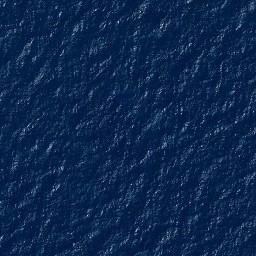
#> input picture map/75433_50859.jpg, 256 x 256 px
$ python cutter.py
#> lines starting #> are read from the running program, lines starting #| are printed output that depends on the picture
#> the answer given: map
#> in process, img is the input picture: PIL image 256x256 RGB; mean R, G, B 11.9, 39.5, 78.2
import os
from pathlib import Path
import click
from PIL import Image, ImageDraw

# A list of common image file extensions to look for.
SUPPORTED_EXTENSIONS = ('.png', '.jpg', '.jpeg', '.bmp', '.gif', '.tiff')

def create_feathered_image(image: Image.Image, square: bool, offset_x: int, offset_y: int, feather: int, shape: str, shape_padding: int) -> Image.Image:
    """
    Crops an image and applies a feathered transparency effect.

    Args:
        image (Image.Image): The input Pillow image object.
        square (bool): If True, crop to the largest possible square.
        offset_x (int): Horizontal offset for the crop.
        offset_y (int): Vertical offset for the crop.
        feather (int): The width of the feather/gradient in pixels.
        shape (str): The shape of the feathered area ('circle' or 'rectangle').
        shape_padding (int): Padding from the edge of the crop to the start of the solid shape.

    Returns:
        Image.Image: The processed image with feathering, in RGBA mode.
    """
#> called with square = True, offset_x = 0, offset_y = 0, feather = 30, shape = 'circle', shape_padding = 40
    # --- 1. Crop the image ---
    if square:
        width, height = image.size
#> width = 256; height = 256
        crop_size = min(width, height)
#> crop_size = 256
        # Calculate box for a centered crop
        left = (width - crop_size) / 2
#> left = 0
        top = (height - crop_size) / 2
#> top = 0
        right = (width + crop_size) / 2
#> right = 256
        bottom = (height + crop_size) / 2
#> bottom = 256
        # Apply user-defined offsets
        crop_box = (left + offset_x, top + offset_y, right + offset_x, bottom + offset_y)
#> crop_box = (0, 0, 256, 256)
        cropped_image = image.crop(crop_box)
    else:
        # If not squaring, use the whole image
        cropped_image = image.copy()

    # Ensure the image is in RGBA format to work with transparency
    cropped_image = cropped_image.convert("RGBA")

    # --- 2. Create the alpha mask ---
    # Create a new, black 'L' (grayscale) image. Black means fully transparent.
    mask = Image.new('L', cropped_image.size, 0)
#> mask: PIL image 256x256 L; every value is 0
    draw = ImageDraw.Draw(mask)

    # The bounding box for the final opaque shape, inside the padding
    mask_width, mask_height = mask.size
#> mask_width = 256; mask_height = 256
    solid_shape_box = (
        shape_padding,
        shape_padding,
        mask_width - shape_padding,
        mask_height - shape_padding
    )
#> solid_shape_box = (40, 40, 216, 216)

    # --- 3. Draw the feathering gradient on the mask ---
    # Draw concentric shapes from transparent to opaque
    for i in range(feather):
        # The color value goes from 0 (black) to 255 (white)
        color = int(255 * (i / feather))

        # The inset determines how far from the edge this layer is.
        # It starts from the outside of the feather and moves inward.
        inset = feather - i

        feather_box = (
            solid_shape_box[0] - inset,
            solid_shape_box[1] - inset,
            solid_shape_box[2] + inset,
            solid_shape_box[3] + inset,
        )

        if shape == 'circle':
            draw.ellipse(feather_box, fill=color)
        else: # 'rectangle'
            draw.rectangle(feather_box, fill=color)

    # --- 4. Draw the solid (fully opaque) center on the mask ---
    # This is drawn on top of the gradient to ensure it's solid white (255)
    if shape == 'circle':
        draw.ellipse(solid_shape_box, fill=255)
    else: # 'rectangle'
        draw.rectangle(solid_shape_box, fill=255)

    # --- 5. Apply the mask to the image's alpha channel ---
    cropped_image.putalpha(mask)
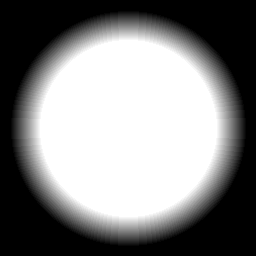
#> mask: PIL image 256x256 L; min 0, max 255, mean 130.4
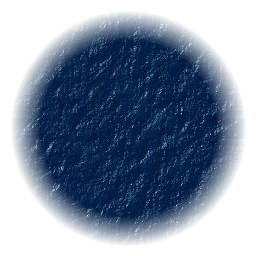
#> cropped_image: PIL image 256x256 RGBA; mean R, G, B, A 11.9, 39.5, 78.2, 130.4; transparent parts drawn white

    return cropped_image


@click.command()
@click.option("--images_folder_path",
              prompt="Images Folder Path",
              help="The path of the input images folder.",
              type=click.Path(exists=True, file_okay=False, resolve_path=True, path_type=Path))
@click.option('--square/--no-square',
              default=True,
              help="Crop to the largest possible square from the center. Default is --square.")
@click.option("--offset_x",
              default=0,
              type=int,
              help="Crop offset on the X-axis (horizontal).")
@click.option("--offset_y",
              default=0,
              type=int,
              help="Crop offset on the Y-axis (vertical).")
@click.option("--feather",
              default=30,
              type=click.IntRange(min=1),
              help="The width of the feather/gradient in pixels.")
@click.option("--shape",
              default="circle",
              type=click.Choice(['circle', 'rectangle'], case_sensitive=False),
              help="The crop shape after feathering.")
@click.option("--shape_padding",
              default=40,
              type=click.IntRange(min=1),
              help="Padding from image edge to the solid shape. Must be larger than feather.")
def process(images_folder_path: Path, square: bool, offset_x: int, offset_y: int, feather: int, shape: str, shape_padding: int):
    """
    A script to batch process images: it crops them, then applies a feathered
    transparency effect to the edges.
    """
    # --- Input Validation ---
    if shape_padding <= feather:
        raise click.BadParameter("Shape padding must be larger than the feather value for the effect to work correctly.")

    # --- Setup Paths ---
    output_folder_path = images_folder_path / "processed"
    output_folder_path.mkdir(exist_ok=True)
    click.echo(f"Input folder: {images_folder_path}")
    click.echo(f"Outputting processed images to: {output_folder_path}\n")

    # --- Find and Process Images ---
    image_files = [p for p in images_folder_path.iterdir() if p.is_file() and p.suffix.lower() in SUPPORTED_EXTENSIONS]

    if not image_files:
        click.echo("No supported image files found in the specified folder.")
        return

    with click.progressbar(image_files, label="Processing images") as bar:
        for image_path in bar:
            try:
                with Image.open(image_path) as img:
                    processed_image = create_feathered_image(
                        image=img,
                        square=square,
                        offset_x=offset_x,
                        offset_y=offset_y,
                        feather=feather,
                        shape=shape,
                        shape_padding=shape_padding
                    )

                    # --- Save the result ---
                    # Use the original filename but save in the output folder.
                    # Force PNG format to ensure the alpha channel (transparency) is saved.
                    output_path = output_folder_path / f"{image_path.stem}.png"
                    processed_image.save(output_path, "PNG")

            except Exception as e:
                click.echo(f"\nCould not process {image_path.name}: {e}", err=True)
#> pass 2 of the loop in process, `for image_path in bar:`:
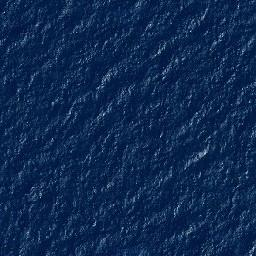
#> input picture map/75433_50861.jpg, 256 x 256 px
#> in process, img is the input picture: PIL image 256x256 RGB; mean R, G, B 14.3, 40.6, 80.3
#> in create_feathered_image (call 2), `cropped_image.putalpha(mask)`:
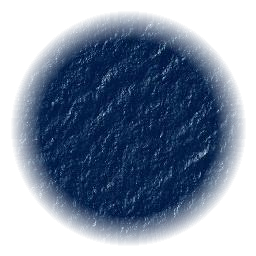
#> cropped_image: PIL image 256x256 RGBA; mean R, G, B, A 14.3, 40.6, 80.3, 130.4; transparent parts drawn white

    click.echo("\nProcessing complete!")


if __name__ == '__main__':
    process()
#> (the program exits here)
